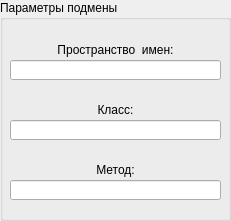
  <widget class="QGroupBox" name="groupBox_5">
   <property name="geometry">
    <rect>
     <x>270</x>
     <y>180</y>
     <width>231</width>
     <height>221</height>
    </rect>
   </property>
   <property name="title">
    <string>Параметры подмены</string>
   </property>
   <widget class="QLineEdit" name="lineEdit_4">
    <property name="enabled">
     <bool>true</bool>
    </property>
    <property name="geometry">
     <rect>
      <x>10</x>
      <y>60</y>
      <width>211</width>
      <height>20</height>
     </rect>
    </property>
   </widget>
   <widget class="QLineEdit" name="lineEdit_5">
    <property name="enabled">
     <bool>true</bool>
    </property>
    <property name="geometry">
     <rect>
      <x>10</x>
      <y>120</y>
      <width>211</width>
      <height>20</height>
     </rect>
    </property>
   </widget>
   <widget class="QLineEdit" name="lineEdit_6">
    <property name="enabled">
     <bool>true</bool>
    </property>
    <property name="geometry">
     <rect>
      <x>10</x>
      <y>180</y>
      <width>211</width>
      <height>20</height>
     </rect>
    </property>
   </widget>
   <widget class="QLabel" name="label_8">
    <property name="geometry">
     <rect>
      <x>40</x>
      <y>40</y>
      <width>151</width>
      <height>20</height>
     </rect>
    </property>
    <property name="text">
     <string>Пространство  имен:</string>
    </property>
    <property name="alignment">
     <set>Qt::AlignCenter</set>
    </property>
   </widget>
   <widget class="QLabel" name="label_9">
    <property name="geometry">
     <rect>
      <x>40</x>
      <y>100</y>
      <width>151</width>
      <height>20</height>
     </rect>
    </property>
    <property name="text">
     <string>Класс:</string>
    </property>
    <property name="alignment">
     <set>Qt::AlignCenter</set>
    </property>
   </widget>
   <widget class="QLabel" name="label_10">
    <property name="geometry">
     <rect>
      <x>40</x>
      <y>160</y>
      <width>151</width>
      <height>20</height>
     </rect>
    </property>
    <property name="text">
     <string>Метод:</string>
    </property>
    <property name="alignment">
     <set>Qt::AlignCenter</set>
    </property>
   </widget>
  </widget>
